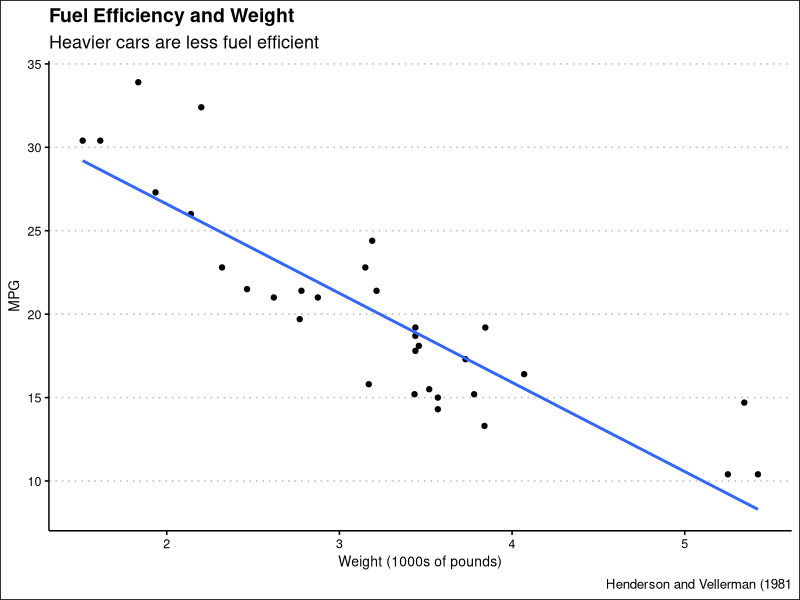

Source code (R):
library(tidyverse)
library(ggthemes)

car <- mtcars %>% select(mpg, wt) %>% 
  ggplot(aes(x = wt, y = mpg))+
  geom_point()+
  geom_smooth(method = "lm", formula = y ~ x, se = FALSE)+
  theme_clean()+
  labs(title = "Fuel Efficiency and Weight",
       subtitle = "Heavier cars are less fuel efficient",
       x = "Weight (1000s of pounds)",
       y = "MPG",
       caption = "Henderson and Vellerman (1981")

car

write_rds(car, "car_plot.rds")

